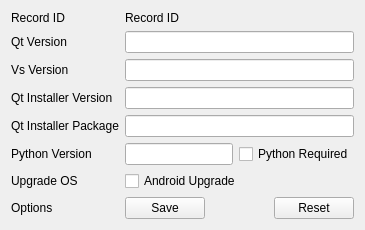
      <widget class="QWidget" name="tabAndroid">
       <attribute name="title">
        <string>Android</string>
       </attribute>
       <layout class="QVBoxLayout" name="verticalLayout_7">
        <item>
         <layout class="QFormLayout" name="formLayoutAndroid">
          <item row="1" column="0">
           <widget class="QLabel" name="labelSettingsQtVersionAndroid">
            <property name="text">
             <string>Qt Version</string>
            </property>
           </widget>
          </item>
          <item row="1" column="1">
           <widget class="QLineEdit" name="lineEditQtVersionAndroid">
            <property name="inputMask">
             <string notr="true"/>
            </property>
            <property name="text">
             <string notr="true"/>
            </property>
            <property name="placeholderText">
             <string notr="true"/>
            </property>
           </widget>
          </item>
          <item row="3" column="0">
           <widget class="QLabel" name="labelSettingsQtInstallerVersionAndroid">
            <property name="text">
             <string>Qt Installer Version</string>
            </property>
           </widget>
          </item>
          <item row="3" column="1">
           <widget class="QLineEdit" name="lineEditQtIfVersionAndroid">
            <property name="inputMask">
             <string notr="true"/>
            </property>
            <property name="text">
             <string notr="true"/>
            </property>
            <property name="placeholderText">
             <string notr="true"/>
            </property>
           </widget>
          </item>
          <item row="4" column="0">
           <widget class="QLabel" name="labelSettingsQtInstallerPackageAndroid">
            <property name="text">
             <string>Qt Installer Package</string>
            </property>
           </widget>
          </item>
          <item row="4" column="1">
           <widget class="QLineEdit" name="lineEditQtIfPackageUriAndroid">
            <property name="inputMask">
             <string notr="true"/>
            </property>
            <property name="text">
             <string notr="true"/>
            </property>
            <property name="placeholderText">
             <string notr="true"/>
            </property>
           </widget>
          </item>
          <item row="5" column="0">
           <widget class="QLabel" name="labelSettingsPythonVersionAndroid">
            <property name="text">
             <string>Python Version</string>
            </property>
           </widget>
          </item>
          <item row="5" column="1">
           <layout class="QHBoxLayout" name="horizontalLayoutAndroidPhython">
            <item>
             <widget class="QLineEdit" name="lineEditPythonVersionAndroid">
              <property name="inputMask">
               <string notr="true"/>
              </property>
              <property name="text">
               <string notr="true"/>
              </property>
              <property name="placeholderText">
               <string notr="true"/>
              </property>
             </widget>
            </item>
            <item>
             <widget class="QCheckBox" name="checkBoxPythonAndroid">
              <property name="text">
               <string>Python Required</string>
              </property>
             </widget>
            </item>
           </layout>
          </item>
          <item row="6" column="0">
           <widget class="QLabel" name="labelSettingsUpgradeAndroid">
            <property name="text">
             <string>Upgrade OS</string>
            </property>
           </widget>
          </item>
          <item row="6" column="1">
           <widget class="QCheckBox" name="checkBoxUpgradeAndroid">
            <property name="text">
             <string>Android Upgrade</string>
            </property>
           </widget>
          </item>
          <item row="7" column="0">
           <widget class="QLabel" name="labelSetDefaultsAndroid">
            <property name="text">
             <string>Options</string>
            </property>
           </widget>
          </item>
          <item row="7" column="1">
           <layout class="QHBoxLayout" name="horizontalLayoutAndrod">
            <item>
             <widget class="QPushButton" name="pushButtonSaveAndroid">
              <property name="text">
               <string>Save</string>
              </property>
             </widget>
            </item>
            <item>
             <spacer name="horizontalSpacerAndrod">
              <property name="orientation">
               <enum>Qt::Horizontal</enum>
              </property>
              <property name="sizeHint" stdset="0">
               <size>
                <width>40</width>
                <height>20</height>
               </size>
              </property>
             </spacer>
            </item>
            <item>
             <widget class="QPushButton" name="pushButtonResetDefaultsAndroid">
              <property name="text">
               <string>Reset</string>
              </property>
             </widget>
            </item>
           </layout>
          </item>
          <item row="0" column="0">
           <widget class="QLabel" name="labelRecordIdLableAndroid">
            <property name="text">
             <string>Record ID</string>
            </property>
           </widget>
          </item>
          <item row="0" column="1">
           <widget class="QLabel" name="labelRecordIdAndroid">
            <property name="text">
             <string notr="true">Record ID</string>
            </property>
           </widget>
          </item>
          <item row="2" column="0">
           <widget class="QLabel" name="labelSettingsVsVersionAndroid">
            <property name="text">
             <string>Vs Version</string>
            </property>
           </widget>
          </item>
          <item row="2" column="1">
           <widget class="QLineEdit" name="lineEditVsVersionAndroid">
            <property name="inputMask">
             <string notr="true"/>
            </property>
            <property name="text">
             <string notr="true"/>
            </property>
            <property name="placeholderText">
             <string notr="true"/>
            </property>
           </widget>
          </item>
         </layout>
        </item>
       </layout>
      </widget>
